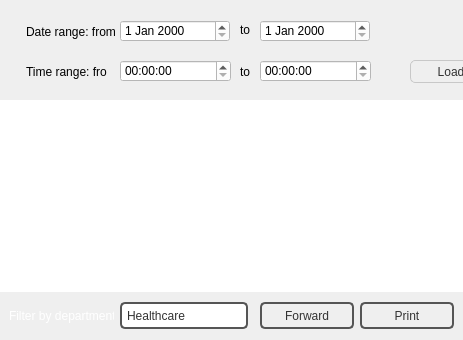
              <widget class="QWidget" name="logs">
               <layout class="QVBoxLayout" name="verticalLayout_4">
                <property name="spacing">
                 <number>0</number>
                </property>
                <property name="leftMargin">
                 <number>0</number>
                </property>
                <property name="topMargin">
                 <number>0</number>
                </property>
                <property name="rightMargin">
                 <number>0</number>
                </property>
                <property name="bottomMargin">
                 <number>0</number>
                </property>
                <item>
                 <widget class="QFrame" name="frame_7">
                  <property name="minimumSize">
                   <size>
                    <width>0</width>
                    <height>100</height>
                   </size>
                  </property>
                  <property name="maximumSize">
                   <size>
                    <width>16777215</width>
                    <height>100</height>
                   </size>
                  </property>
                  <property name="styleSheet">
                   <string notr="true">QDateEdit {
	background-color: rgb(255, 255, 255);
}

QTimeEdit {
	background-color: rgb(255, 255, 255);
}</string>
                  </property>
                  <property name="frameShape">
                   <enum>QFrame::NoFrame</enum>
                  </property>
                  <property name="frameShadow">
                   <enum>QFrame::Plain</enum>
                  </property>
                  <widget class="QLabel" name="label_4">
                   <property name="geometry">
                    <rect>
                     <x>26</x>
                     <y>22</y>
                     <width>91</width>
                     <height>20</height>
                    </rect>
                   </property>
                   <property name="text">
                    <string>Date range: from</string>
                   </property>
                  </widget>
                  <widget class="QDateEdit" name="dateEdit">
                   <property name="geometry">
                    <rect>
                     <x>120</x>
                     <y>20</y>
                     <width>110</width>
                     <height>22</height>
                    </rect>
                   </property>
                  </widget>
                  <widget class="QDateEdit" name="dateEdit_2">
                   <property name="geometry">
                    <rect>
                     <x>260</x>
                     <y>20</y>
                     <width>110</width>
                     <height>22</height>
                    </rect>
                   </property>
                  </widget>
                  <widget class="QLabel" name="label_6">
                   <property name="geometry">
                    <rect>
                     <x>240</x>
                     <y>22</y>
                     <width>16</width>
                     <height>16</height>
                    </rect>
                   </property>
                   <property name="text">
                    <string>to</string>
                   </property>
                  </widget>
                  <widget class="QLabel" name="label_5">
                   <property name="geometry">
                    <rect>
                     <x>26</x>
                     <y>62</y>
                     <width>81</width>
                     <height>20</height>
                    </rect>
                   </property>
                   <property name="text">
                    <string>Time range: from</string>
                   </property>
                  </widget>
                  <widget class="QLabel" name="label_7">
                   <property name="geometry">
                    <rect>
                     <x>240</x>
                     <y>65</y>
                     <width>47</width>
                     <height>13</height>
                    </rect>
                   </property>
                   <property name="text">
                    <string>to</string>
                   </property>
                  </widget>
                  <widget class="QTimeEdit" name="timeEdit">
                   <property name="geometry">
                    <rect>
                     <x>120</x>
                     <y>60</y>
                     <width>111</width>
                     <height>22</height>
                    </rect>
                   </property>
                  </widget>
                  <widget class="QTimeEdit" name="timeEdit_2">
                   <property name="geometry">
                    <rect>
                     <x>260</x>
                     <y>60</y>
                     <width>111</width>
                     <height>22</height>
                    </rect>
                   </property>
                  </widget>
                  <widget class="QPushButton" name="pushButton_5">
                   <property name="geometry">
                    <rect>
                     <x>410</x>
                     <y>60</y>
                     <width>75</width>
                     <height>23</height>
                    </rect>
                   </property>
                   <property name="styleSheet">
                    <string notr="true">QPushButton {
color: rgb(50, 50, 50);
padding-left:7px;
border-radius:5px;
border: 1px solid rgb(200, 200, 200);
background: qradialgradient(cx: 0.3, cy: -0.4,
fx: 0.3, fy: -0.4,
radius: 1.35, stop: 0 rgb(255, 255, 255), stop: 1 rgb(229, 229, 229));
}

QPushButton:hover {
color: rgb(255, 255, 255);
border-radius:5px;
border: 1px solid rgb(23, 120, 173);
background-color: ;
background: qradialgradient(cx: 0.3, cy: -0.4,
fx: 0.3, fy: -0.4,
radius: 1.35, stop: 0 rgb(161, 215, 255), stop: 1 #299ED6);
}

QPushButton:pressed {
border-radius:5px;
border: 1px solid #777777;
background-color: #222222;
}

QPushButton:checked {
border-radius:5px;
border: 1px solid rgb(150, 150, 150);
background-color: rgb(38, 38, 38);
}

</string>
                   </property>
                   <property name="text">
                    <string>Load</string>
                   </property>
                  </widget>
                 </widget>
                </item>
                <item>
                 <widget class="QTableView" name="tableView_2">
                  <property name="styleSheet">
                   <string notr="true">background-color: rgb(255, 255, 255);</string>
                  </property>
                  <property name="frameShape">
                   <enum>QFrame::NoFrame</enum>
                  </property>
                 </widget>
                </item>
                <item>
                 <widget class="QFrame" name="frame_5">
                  <property name="minimumSize">
                   <size>
                    <width>0</width>
                    <height>48</height>
                   </size>
                  </property>
                  <property name="maximumSize">
                   <size>
                    <width>16777215</width>
                    <height>48</height>
                   </size>
                  </property>
                  <property name="styleSheet">
                   <string notr="true">QPushButton {
color: #333;
border: 2px solid #555;
border-radius: 5px;
padding: 5px;
background: qradialgradient(cx: 0.3, cy: -0.4,
fx: 0.3, fy: -0.4,
radius: 1.35, stop: 0 #fff, stop: 1 #888);
min-width: 80px;
}

QPushButton:hover {
background: qradialgradient(cx: 0.3, cy: -0.4,
fx: 0.3, fy: -0.4,
radius: 1.35, stop: 0 #fff, stop: 1 #bbb);
}

QPushButton:pressed {
background: qradialgradient(cx: 0.4, cy: -0.1,
fx: 0.4, fy: -0.1,
radius: 1.35, stop: 0 #fff, stop: 1 #ddd);
}

#frame_5 {
border: none;
background: qlineargradient(x1: 0, y1: 0, x2: 0, y2: 1,
stop: 0.08 #7a7a7a,
stop: 0.39999 #717171, stop: 0.4 #626262,
stop: 0.9 #4c4c4c, stop: 1 #333333);
}

QComboBox {
color: #333;
border: 2px solid #555;
border-radius: 5px;
padding: 5px;
background: qradialgradient(cx: 0.3, cy: -0.4,
fx: 0.3, fy: -0.4,
radius: 1.35, stop: 0 #fff, stop: 1 #888);
min-width: 80px;
}

QComboBox::drop-down {
	subcontrol-origin: padding;
	subcontrol-position: top right;
	width: 25px;
 
	border-top-right-radius: 3px;
	border-bottom-right-radius: 3px;
}

QComboBox::down-arrow {
	image: url(:/images/cmbbox_arrow.png);
}

QComboBox:hover {
background: qradialgradient(cx: 0.3, cy: -0.4,
fx: 0.3, fy: -0.4,
radius: 1.35, stop: 0 #fff, stop: 1 #bbb);
}

QComboBox:pressed {
background: qradialgradient(cx: 0.4, cy: -0.1,
fx: 0.4, fy: -0.1,
radius: 1.35, stop: 0 #fff, stop: 1 #ddd);
}
</string>
                  </property>
                  <property name="frameShape">
                   <enum>QFrame::NoFrame</enum>
                  </property>
                  <property name="frameShadow">
                   <enum>QFrame::Raised</enum>
                  </property>
                  <layout class="QHBoxLayout" name="horizontalLayout_2">
                   <property name="spacing">
                    <number>6</number>
                   </property>
                   <property name="leftMargin">
                    <number>9</number>
                   </property>
                   <property name="topMargin">
                    <number>0</number>
                   </property>
                   <property name="rightMargin">
                    <number>9</number>
                   </property>
                   <property name="bottomMargin">
                    <number>0</number>
                   </property>
                   <item>
                    <widget class="QLabel" name="label_3">
                     <property name="minimumSize">
                      <size>
                       <width>105</width>
                       <height>0</height>
                      </size>
                     </property>
                     <property name="maximumSize">
                      <size>
                       <width>105</width>
                       <height>16777215</height>
                      </size>
                     </property>
                     <property name="styleSheet">
                      <string notr="true">color: rgb(255, 255, 255);
border: none;
background: qlineargradient(x1: 0, y1: 0, x2: 0, y2: 1,
stop: 0.08 #7f7f7f,
stop: 0.39999 #717171, stop: 0.4 #626262,
stop: 0.9 #4c4c4c, stop: 1 #333333);
</string>
                     </property>
                     <property name="text">
                      <string>Filter by department: </string>
                     </property>
                    </widget>
                   </item>
                   <item>
                    <widget class="QComboBox" name="comboBox">
                     <property name="minimumSize">
                      <size>
                       <width>94</width>
                       <height>0</height>
                      </size>
                     </property>
                     <property name="maximumSize">
                      <size>
                       <width>128</width>
                       <height>27</height>
                      </size>
                     </property>
                     <property name="styleSheet">
                      <string notr="true"/>
                     </property>
                     <item>
                      <property name="text">
                       <string>Healthcare</string>
                      </property>
                     </item>
                     <item>
                      <property name="text">
                       <string>Dining</string>
                      </property>
                     </item>
                     <item>
                      <property name="text">
                       <string>Entry &amp; Release</string>
                      </property>
                     </item>
                     <item>
                      <property name="text">
                       <string>Management</string>
                      </property>
                     </item>
                     <item>
                      <property name="text">
                       <string>Rehabilitation</string>
                      </property>
                     </item>
                    </widget>
                   </item>
                   <item>
                    <widget class="QFrame" name="frame_6">
                     <property name="styleSheet">
                      <string notr="true">border: none;
background: qlineargradient(x1: 0, y1: 0, x2: 0, y2: 1,
stop: 0.08 #7f7f7f,
stop: 0.39999 #717171, stop: 0.4 #626262,
stop: 0.9 #4c4c4c, stop: 1 #333333);
</string>
                     </property>
                     <property name="frameShape">
                      <enum>QFrame::NoFrame</enum>
                     </property>
                     <property name="frameShadow">
                      <enum>QFrame::Raised</enum>
                     </property>
                    </widget>
                   </item>
                   <item>
                    <widget class="QPushButton" name="pushButton_2">
                     <property name="minimumSize">
                      <size>
                       <width>94</width>
                       <height>0</height>
                      </size>
                     </property>
                     <property name="maximumSize">
                      <size>
                       <width>85</width>
                       <height>27</height>
                      </size>
                     </property>
                     <property name="text">
                      <string>Forward</string>
                     </property>
                     <property name="icon">
                      <iconset resource="pms_resources.qrc">
                       <normaloff>:/images/export.png</normaloff>:/images/export.png</iconset>
                     </property>
                     <property name="iconSize">
                      <size>
                       <width>24</width>
                       <height>24</height>
                      </size>
                     </property>
                    </widget>
                   </item>
                   <item>
                    <widget class="QPushButton" name="pushButton">
                     <property name="minimumSize">
                      <size>
                       <width>94</width>
                       <height>0</height>
                      </size>
                     </property>
                     <property name="maximumSize">
                      <size>
                       <width>85</width>
                       <height>27</height>
                      </size>
                     </property>
                     <property name="styleSheet">
                      <string notr="true"/>
                     </property>
                     <property name="text">
                      <string>Print</string>
                     </property>
                     <property name="icon">
                      <iconset resource="pms_resources.qrc">
                       <normaloff>:/images/print.png</normaloff>:/images/print.png</iconset>
                     </property>
                     <property name="iconSize">
                      <size>
                       <width>24</width>
                       <height>24</height>
                      </size>
                     </property>
                    </widget>
                   </item>
                  </layout>
                 </widget>
                </item>
               </layout>
              </widget>
